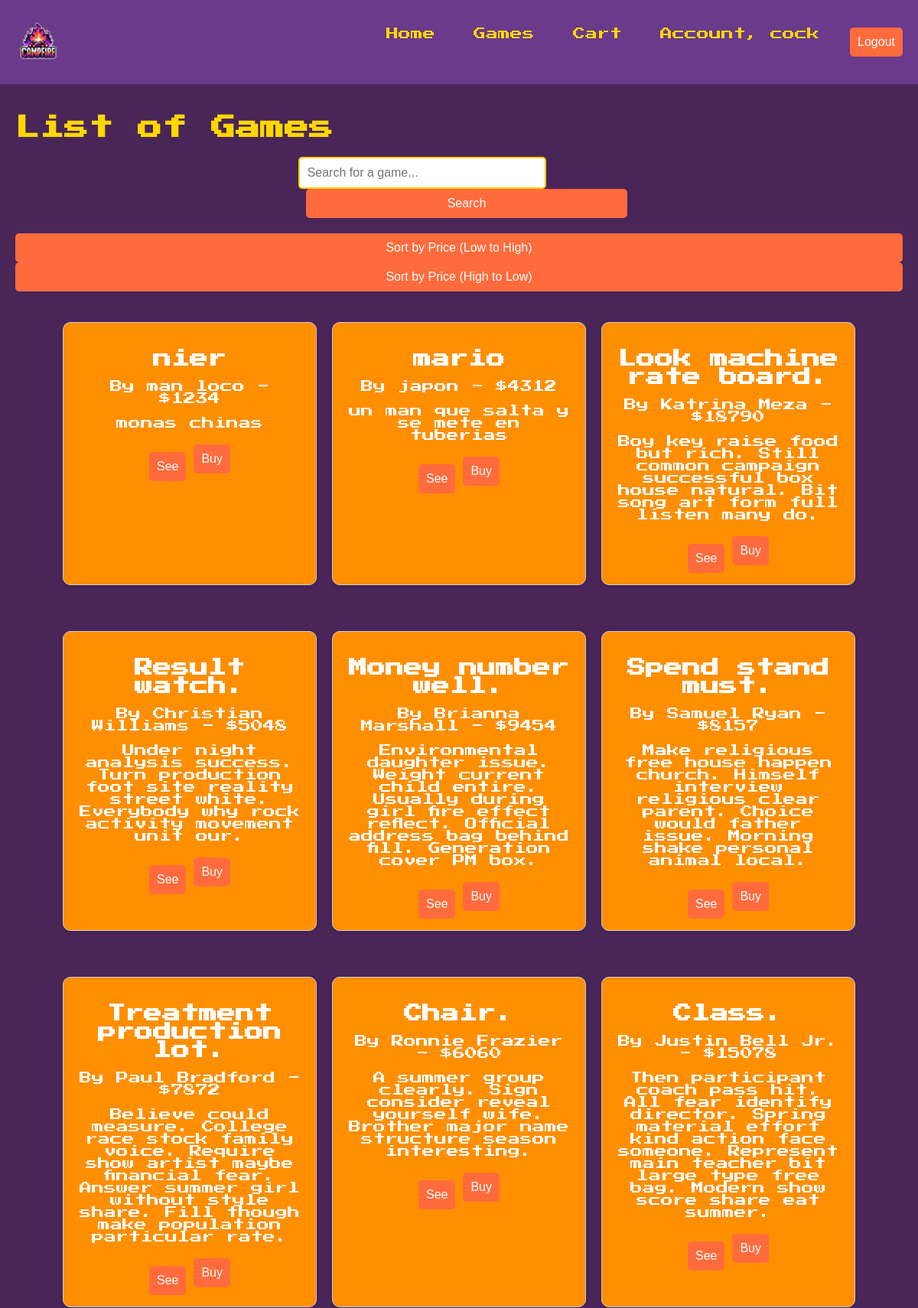
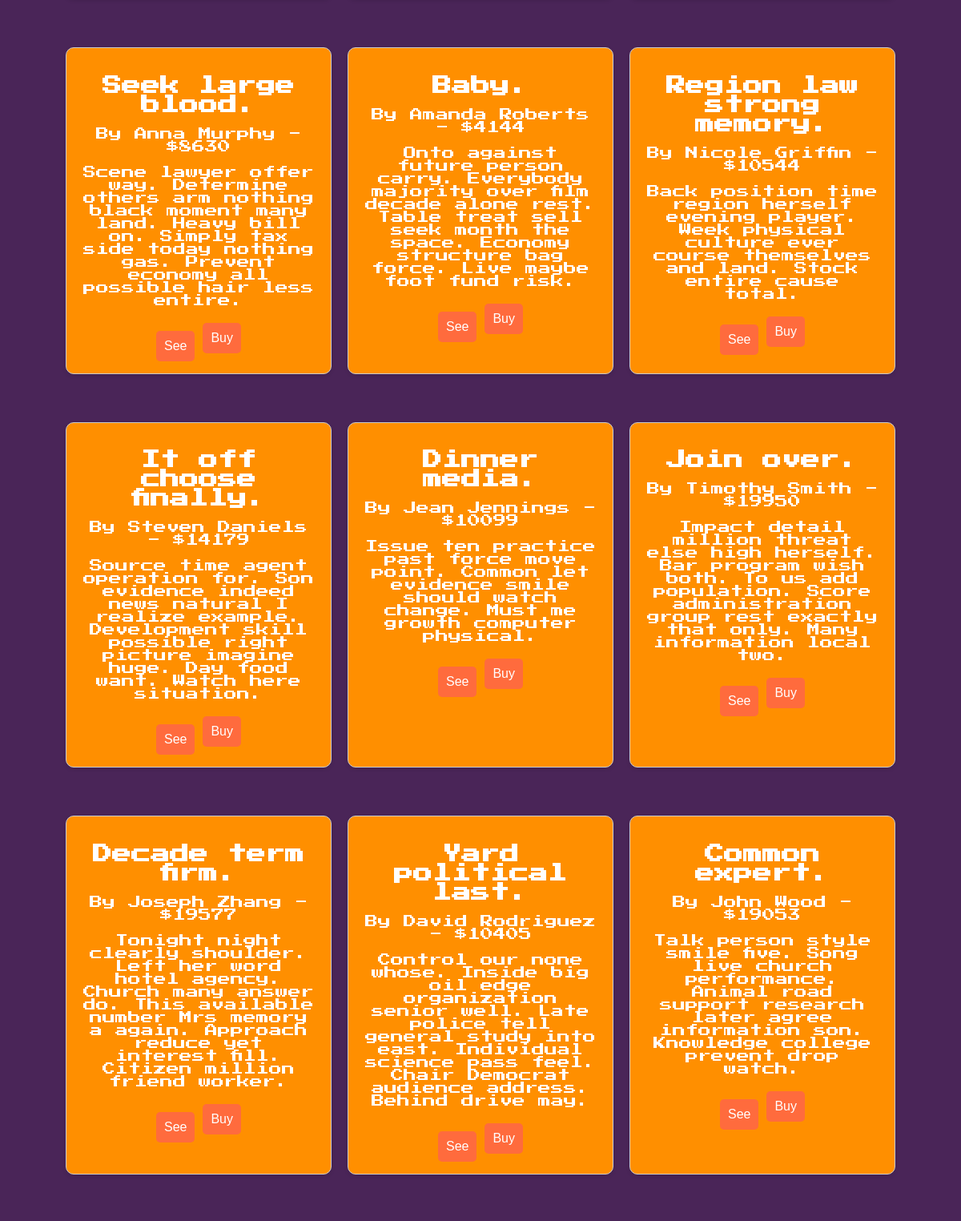
Screenshot of /games/ (signed in, upper part) with the database file from the repository (2 pictures, top to bottom).
### shop/models.py (models this page shows, shortened)
class Game(models.Model):
    title = models.CharField(max_length=255)
    author = models.CharField(max_length=255)
    price = models.IntegerField()
    description = models.TextField()

### shop/views.py (the view, shortened to what this page needs)
# urls.py: path('games/', Games.as_view(), name='games'),
class Games(LoginRequiredMixin, View):
    template_name = "games.html"
    def get(self, request):
        sort_by_price = request.GET.get('sort_by_price', None)
        if sort_by_price == 'asc':
            games = Game.objects.all().order_by('price')  # Sort ascending
        elif sort_by_price == 'desc':
            games = Game.objects.all().order_by('-price')  # Sort descending
        else:
            games = Game.objects.all()
        return render(request, self.template_name, {
            'games': games,
        })

### shop/templates/games.html (shortened to what this page needs)
{% extends 'base.html' %}
{% block content %}
<h1>List of Games</h1>
<div class="search-container">
  <form action="{% url 'games' %}" method="post">
    <input type="text" name="search" class="search-input" placeholder="Search for a game...">
    <button type="submit" class="search-btn">
      Search
    </button>
  </form>
</div>
<form method="get" action="{% url 'games' %}">
  <button type="submit" name="sort_by_price" value="asc">Sort by Price (Low to High)</button>
  <button type="submit" name="sort_by_price" value="desc">Sort by Price (High to Low)</button>
</form>
<div class="games-container">
  <div class="games-grid">
    {% for game in games %}
    <div class="game-card">
      <div class="game-info">
        <h2>{{ game.title }}</h2>
        <p>By {{ game.author }} - ${{ game.price }}</p>
        <p>{{ game.description }}</p>
      </div>
      <div class="game-buttons">
        <form action="{% url 'game' %}" method="get">
          <button type="submit" class="btn see-btn">See</button>
        </form>
        <form action="{% url 'games' %}" method="post">
          <button type="submit" class="btn buy-btn">Buy</button>
        </form>
      </div>
    </div>
    {% endfor %}
  </div>
</div>
{% endblock %}

### shop/templates/base.html (shortened to what this page needs)
<!doctype html>
<html lang="en">
<head>
  {% load static %}
  <link href="{% static 'css/styles.css' %}" rel="stylesheet" />
</head>
<body>
  <nav class="navbar">
    <div class="logo">
      <img src="{% static 'images/logo.png' %}" alt="Campfire Logo" />
    </div>
    <ul class="nav-links">
      <li><a href="{% url 'home' %}">Home</a></li>
      {% if user.is_authenticated %}
      <li><a href="{% url 'games' %}">Games</a></li>
      <li><a href="{% url 'cart' %}">Cart</a></li>
      <li><a href="{% url 'account' %}">Account, {{ user.username }}</a></li>
      <form method="POST" action="{% url 'logout' %}">
        <button type="submit">Logout</button>
      </form>
      {% else %}
      <li><a href="{% url 'login' %}">Login</a></li>
      <li><a href="{% url 'signup' %}">Signup</a></li>
      {% endif %}
    </ul>
  </nav>
  <div class="container">
    {% block content %}
    {% endblock %}
  </div>
</body>
</html>

### shop/static/css/styles.css (style rules this page uses)
body { font-family: 'Press Start 2P', cursive; background-color: #4A2558; color: #FFD700; margin: 0; padding: 0; min-height: 100vh; display: flex; flex-direction: column; }
.navbar { display: flex; justify-content: space-between; align-items: center; padding: 20px; background-color: #6B3A8A; }
.navbar .logo img { width: 60px; height: auto; }
.nav-links { list-style: none; display: flex; gap: 30px; }
.nav-links li { display: inline; }
.nav-links li a { text-decoration: none; font-size: 16px; color: #FFD700; padding: 10px; transition: background-color 0.3s ease; }
.container { flex: 1; padding: 20px; }
button[type="submit"] { width: 100%; padding: 10px; background-color: #FF6B3D; border: none; border-radius: 5px; color: white; font-size: 16px; cursor: pointer; transition: background-color 0.3s ease; }
.search-container { display: flex; justify-content: center; margin: 20px 0; }
.search-input { width: 300px; padding: 10px; border-radius: 5px; border: 2px solid #ffcc00; outline: none; font-size: 16px; }
.search-btn { padding: 10px 20px; background-color: #ff6633; color: white; border: none; border-radius: 5px; margin-left: 10px; cursor: pointer; font-size: 16px; transition: background-color 0.3s ease; }
.games-container { padding: 20px; text-align: center; }
.games-grid { display: flex; flex-wrap: wrap; gap: 20px; justify-content: center; }
.game-card { background-color: #FF6633; border-radius: 10px; padding: 20px; width: 300px; box-shadow: 0 4px 8px rgba(0, 0, 0, 0.2); transition: transform 0.3s ease; }
.game-info h2 { color: white; margin-bottom: 10px; }
.game-info p { color: white; }
.game-buttons { display: flex; gap: 10px; justify-content: center; margin-top: 20px; }
.btn { padding: 10px 20px; border: none; border-radius: 5px; cursor: pointer; font-size: 1rem; text-align: center; }
.see-btn { background-color: #ffcb04; color: #662d91; }
.buy-btn { background-color: #662d91; color: white; }
.game-card { margin: 20px 0; padding: 15px; border: 1px solid #ccc; box-shadow: 0 2px 5px rgba(0,0,0,0.1); background-color: #FF8F00; }
.game-info { margin-bottom: 10px; }
.btn.see-btn { margin-top: 10px; }

### rows the page displays
Game: title "nier", author "man loco", price "1234", description "monas chinas"
Game: title "mario", author "japon", price "4312", description "un man que salta y se mete en tuberias"
Game: title "Look machine rate board.", author "Katrina Meza", price "18790", description "Boy key raise food but rich. Still common campaign successful box house natural. Bit song art form full listen many do."
Game: title "Result watch.", author "Christian Williams", price "5048", description "Under night analysis success. Turn production foot site reality street white. Everybody why rock activity movement unit our."
Game: title "Money number well.", author "Brianna Marshall", price "9454", description "Environmental daughter issue. Weight current child entire. Usually during girl fire effect reflect. Official address bag behind fill. Generation cover PM box."
Game: title "Spend stand must.", author "Samuel Ryan", price "8157", description "Make religious free house happen church. Himself interview religious clear parent. Choice would father issue. Morning shake personal animal local."
Game: title "Treatment production lot.", author "Paul Bradford", price "7872", description "Believe could measure. College race stock family voice. Require show artist maybe financial fear. Answer summer girl without style share. Fill though make population particular rate."
Game: title "Chair.", author "Ronnie Frazier", price "6060", description "A summer group clearly. Sign consider reveal yourself wife. Brother major name structure season interesting."
Game: title "Class.", author "Justin Bell Jr.", price "15078", description "Then participant coach pass hit. All fear identify director. Spring material effort kind action face someone. Represent main teacher bit large type free bag. Modern show score share eat summer."
Game: title "Seek large blood.", author "Anna Murphy", price "8630", description "Scene lawyer offer way. Determine others arm nothing black moment many land. Heavy bill on. Simply tax side today nothing gas. Prevent economy all possible hair less entire."
Game: title "Baby.", author "Amanda Roberts", price "4144", description "Onto against future person carry. Everybody majority over film decade alone rest. Table treat sell seek month the space. Economy structure bag force. Live maybe foot fund risk."
Game: title "Region law strong memory.", author "Nicole Griffin", price "10544", description "Back position time region herself evening player. Week physical culture ever course themselves and land. Stock entire cause total."
Game: title "It off choose finally.", author "Steven Daniels", price "14179", description "Source time agent operation for. Son evidence indeed news natural I realize example. Development skill possible right picture imagine huge. Day food want. Watch here situation."
Game: title "Dinner media.", author "Jean Jennings", price "10099", description "Issue ten practice past force move point. Common let evidence smile should watch change. Must me growth computer physical."
Game: title "Join over.", author "Timothy Smith", price "19950", description "Impact detail million threat else high herself. Bar program wish both. To us add population. Score administration group rest exactly that only. Many information local two."
Game: title "Decade term firm.", author "Joseph Zhang", price "19577", description "Tonight night clearly shoulder. Left her word hotel agency. Church many answer do. This available number Mrs memory a again. Approach reduce yet interest fill. Citizen million friend worker."
Game: title "Yard political last.", author "David Rodriguez", price "10405", description "Control our none whose. Inside big oil edge organization senior well. Late police tell general study into east. Individual science pass feel. Chair Democrat audience address. Behind drive may."
Game: title "Common expert.", author "John Wood", price "19053", description "Talk person style smile five. Song live church performance. Animal road support research later agree information son. Knowledge college prevent drop watch."

### other values shown
{{ user.username }} "cock"
